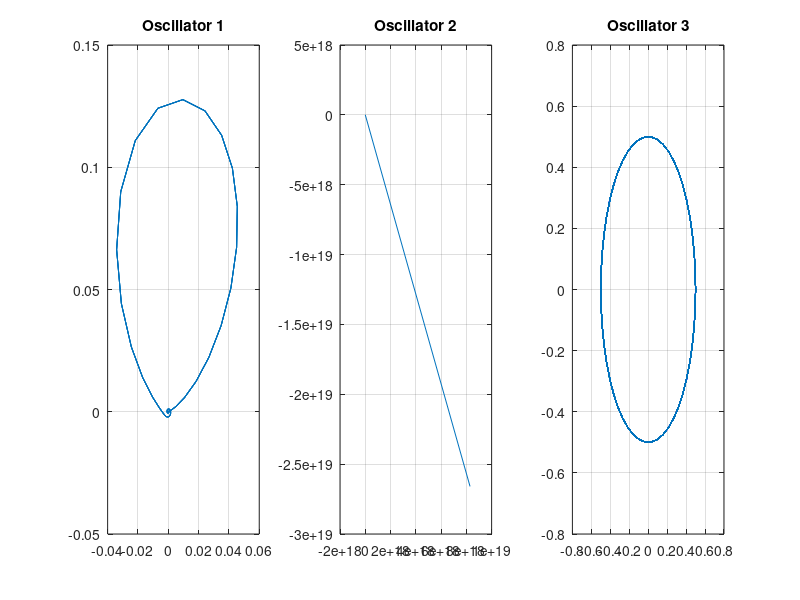
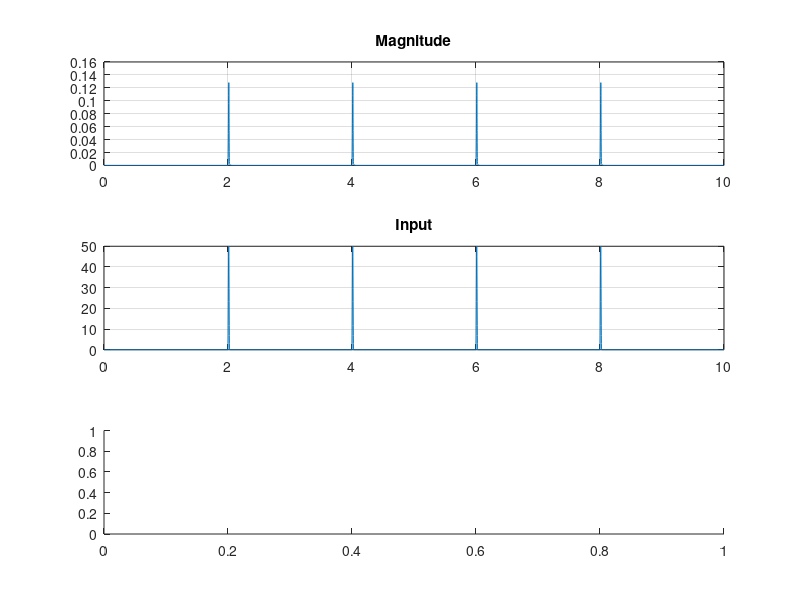

Write MATLAB code to recreate these figures, in order. (Note: this script raises an error after producing the figures.)
% implementation of the Runge Kutta method

clear all;close all;clc;

% parameters of the gamma oscillator
z01 = 0.0001;
alpha = -100;
beta1 = 400;
beta2 = 1;
epsilon1 = 20;

% parameters of the modulating oscillator
z02 = 0.0001;
alpha2 = -0.5;
beta12 = 1;
beta22 = 10;
epsilon2 = 1;

% parameters of the beta oscillator
z03 = 0.5;
alpha3 = 1;
beta13 = -4;
beta23 = 0;

% parameters for time
fs = 1000;
dur = 10; % in seconds
T = 1/fs;
time = 0:T:dur;

ntime = length(time);

% initialize empty arrays
t_out = zeros(size(time));
z_out_1 = zeros(size(time));
z_out_2 = zeros(size(time));
z_out_3 = zeros(size(time));

t_out(1) = time(1);
z_out_1(1) = z01;
z_out_2(1) = z02;
z_out_3(1) = z03;

% coupling parameter
c12 = 10;
c23 = 0;

% add an input
input = zeros(size(time));
ntaps = 4;
for i=1:ntaps
    input(fs*2*i:fs*2*i+25) = 50*hann(25+1);
end

for i=1:ntime-1
    
    %%% first layer %%%
    
    k1 = z_out_1(i)*(alpha + 1i*2*pi*80 + beta1*abs(z_out_1(i))^2 + ...
        ((epsilon1*beta2*abs(z_out_1(i)))^4)/(1-epsilon1*abs(z_out_1(i))^2)) + input(i);
    
    z1 = z_out_1(i)+(T/2)*k1;
    
    k2 = z1*(alpha + 1i*2*pi*80 + beta1*abs(z1)^2 + ...
        ((epsilon1*beta2*abs(z1))^4)/(1-epsilon1*abs(z1)^2)) + (input(i) + input(i+1))/2;
    
    z2 = z_out_1(i)+(T/2)*k2;
    
    k3 = z2*(alpha + 1i*2*pi*80 + beta1*abs(z2)^2 + ...
        ((epsilon1*beta2*abs(z2))^4)/(1-epsilon1*abs(z2)^2)) + (input(i) + input(i+1))/2;
    
    z3 = z_out_1(i)+T*k3;
    
    k4 = z3*(alpha + 1i*2*pi*80 + beta1*abs(z3)^2 + ...
        ((epsilon1*beta2*abs(z3))^4)/(1-epsilon1*abs(z3)^2)) + (input(i));
    
    z_out_1(i+1) = z_out_1(i) + (1/6)*T*(k1+(2*k2)+(2*k3)+k4);
    
    %%% second layer %%%
    
    k1 = z_out_2(i)*(alpha2 + 1i*2*pi*0.5 + beta12*abs(z_out_2(i))^2 + ...
        ((epsilon2*beta22*abs(z_out_2(i)))^4)/(1-epsilon2*abs(z_out_2(i))^2)) + c12*z_out_1(i);
    
    z1 = z_out_2(i)+(T/2)*k1;
    
    k2 = z1*(alpha2 + 1i*2*pi*20 + beta12*abs(z1)^2 + ...
        ((epsilon2*beta22*abs(z1))^4)/(1-epsilon2*abs(z1)^2)) + c12*(z_out_1(i) + z_out_1(i+1))/2;
    
    z2 = z_out_2(i)+(T/2)*k2;
    
    k3 = z2*(alpha2 + 1i*2*pi*0.5 + beta12*abs(z2)^2 + ...
        ((epsilon2*beta22*abs(z2))^4)/(1-epsilon2*abs(z2)^2)) + c12*(z_out_1(i) + z_out_1(i+1))/2;
    
    z3 = z_out_2(i)+T*k3;
    
    k4 = z3*(alpha2 + 1i*2*pi*0.5 + beta12*abs(z3)^2 + ...
        ((epsilon2*beta22*abs(z3))^4)/(1-epsilon2*abs(z3)^2)) + c12*(z_out_1(i));
    
    z_out_2(i+1) = z_out_2(i) + (1/6)*T*(k1+(2*k2)+(2*k3)+k4);
    
    %%% third layer %%%
    
    k1 = z_out_3(i)*(alpha3 + 1i*2*pi*20 + beta13*abs(z_out_3(i))^2 + ...
        ((epsilon1*beta23*abs(z_out_3(i)))^4)/(1-epsilon1*abs(z_out_3(i))^2)) + c23*z_out_2(i);
    
    z1 = z_out_3(i)+(T/2)*k1;
    
    k2 = z1*(alpha3 + 1i*2*pi*20 + beta13*abs(z1)^2 + ...
        ((epsilon1*beta23*abs(z1))^4)/(1-epsilon1*abs(z1)^2)) + c23*(z_out_2(i) + z_out_2(i+1))/2;
    
    z2 = z_out_3(i)+(T/2)*k2;
    
    k3 = z2*(alpha3 + 1i*2*pi*20 + beta13*abs(z2)^2 + ...
        ((epsilon1*beta23*abs(z2))^4)/(1-epsilon1*abs(z2)^2)) + c23*(z_out_2(i) + z_out_2(i+1))/2;
    
    z3 = z_out_3(i)+T*k3;
    
    k4 = z3*(alpha3 + 1i*2*pi*20 + beta13*abs(z3)^2 + ...
        ((epsilon1*beta23*abs(z3))^4)/(1-epsilon1*abs(z3)^2)) + c23*(z_out_2(i));
    
    z_out_3(i+1) = z_out_3(i) + (1/6)*T*(k1+(2*k2)+(2*k3)+k4);
    
    t_out(i+1) = t_out(i) + T;
    
end

figure(1)
axis square
subplot(1,3,1)
plot((z_out_1));
title('Oscillator 1')
grid on
subplot(1,3,2)
plot((z_out_2));
grid on
title('Oscillator 2')
subplot(1,3,3)
plot((z_out_3));
grid on
title('Oscillator 3')

figure(2)
subplot(3,1,1)
plot(time,abs(z_out_1))
grid on
title('Magnitude')
subplot(3,1,2)
plot(time,input)
grid on
title('Input')
subplot(3,1,3)
spectrogram(z_out_1,kaiser(256,5),220,20000,fs,'yaxis')
title('Spectrum')
ylim([0 100])
xlabel('time(s)')

figure(3)
subplot(3,1,1)
plot(time,abs(z_out_2))
grid on
title('Magnitude')
subplot(3,1,2)
plot(time,input)
grid on
title('Input')
subplot(3,1,3)
spectrogram(z_out_2,kaiser(256,5),220,20000,fs,'yaxis')
title('Spectrum')
ylim([0 100])
xlabel('time(s)')

figure(4)
subplot(3,1,1)
plot(time,abs(z_out_3))
grid on
title('Magnitude')
subplot(3,1,2)
plot(time,input)
grid on
title('Input')
subplot(3,1,3)
spectrogram(z_out_3,kaiser(256,5),220,20000,fs,'yaxis')
title('Spectrum')
ylim([0 100])
xlabel('time(s)')